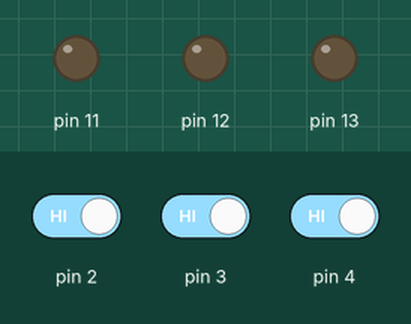
Simulated run of this sketch. Board: Arduino Uno, built with avr-gcc and run on an emulated ATmega328P. On the bench: output pins drawn as LEDs (lit = HIGH). The test bench sets the inputs (shaded band); at power-on: pin 2 HIGH, pin 3 HIGH, pin 4 HIGH.

Above: at 1.2 s.
1.3 s: pin 2 driven LOW
At 1.6 s:
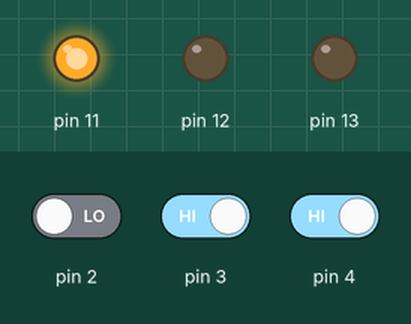
2.8 s: pin 2 driven HIGH and pin 3 driven LOW
At 4.0 s:
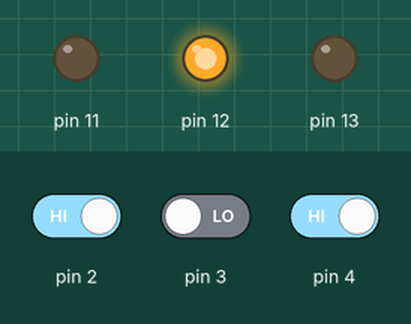
4.3 s: pin 3 driven HIGH and pin 4 driven LOW
At 5.1 s:
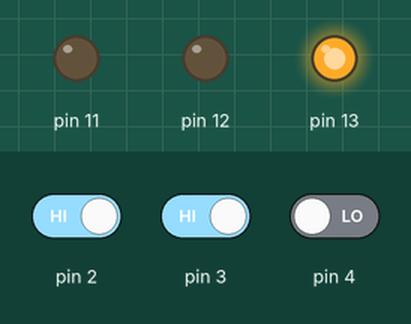
5.8 s: pin 3 driven LOW
At 6.3 s:
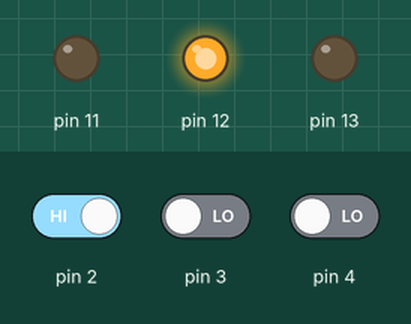
7.3 s: pin 3 driven HIGH
At 8.6 s:
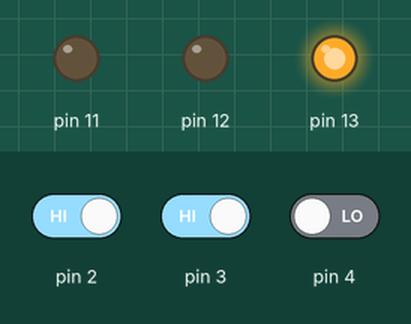
Timing chart, 0 to 9.8 s (numbered marks = the images above; inputs shaded):
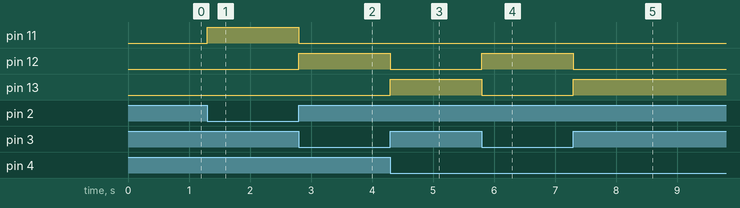

The sketch:

manual_traffic_light_test_for_layout.ino
```cpp
void setup() {
  // put your setup code here, to run once:
pinMode(13, OUTPUT);
pinMode(12, OUTPUT);
pinMode(11, OUTPUT);
pinMode(4, INPUT);
pinMode(3, INPUT);
pinMode(2, INPUT);
}

void loop() {
  // put your main code here, to run repeatedly:
int button1State, button2State, button3State;
button1State = digitalRead(2);
button2State = digitalRead(3);
button3State = digitalRead(4);

if (button1State == LOW)
{
 digitalWrite(11, HIGH);
 digitalWrite(12, LOW);
 digitalWrite(13, LOW);
}
else if (button2State == LOW)
{
  digitalWrite(11, LOW);
  digitalWrite(12, HIGH);
  digitalWrite(13, LOW);
}
else if (button3State == LOW)
{
  digitalWrite(11, LOW);
  digitalWrite(12, LOW);
  digitalWrite(13, HIGH);
}
}
```

Measured:
- after the input at 1.3 s, pin 11: LOW → HIGH at once
- after the input at 2.8 s, pin 11: HIGH → LOW at once; pin 12: LOW → HIGH at once
- after the input at 4.3 s, pin 12: HIGH → LOW at once; pin 13: LOW → HIGH at once
- after the input at 5.8 s, pin 12: LOW → HIGH at once; pin 13: HIGH → LOW at once
- after the input at 7.3 s, pin 12: HIGH → LOW at once; pin 13: LOW → HIGH at once
